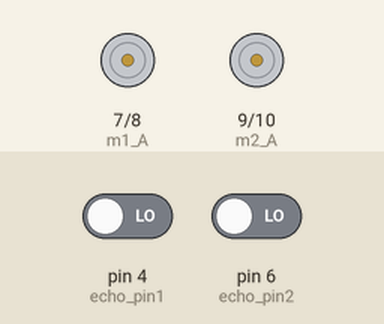
This sketch was run on a simulated Arduino Uno, built with avr-gcc and run on an emulated ATmega328P. Shown: motor-driver pin pairs drawn as motors (green arrow = first pin HIGH = forward, orange = second pin HIGH = backward, longer = more drive, scaled by the enable pin). Inputs (shaded band) come from the test bench; at power-on: pin 4 (echo_pin1) LOW, pin 6 (echo_pin2) LOW.

Above: at 0.1 s.
At 2.6 s:
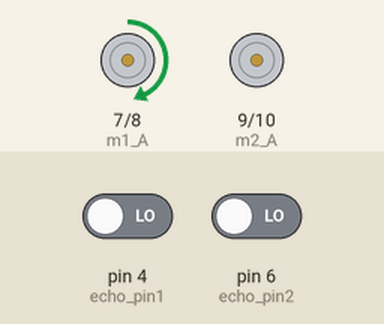
Timing chart, 0 to 4.1 s (numbered marks = the images above):
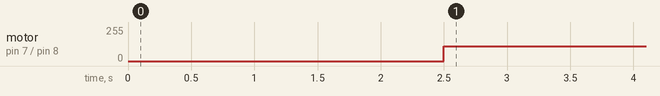

The sketch:

Avoid_Falling.ino
```cpp
int trig_pin1=3;
int echo_pin1=4;

int trig_pin2=5;
int echo_pin2=6;

int m1_A=7;
int m1_B=8;
int m2_A=9;
int m2_B=10;

int m1_En=11;
int m2_En=12;

void setup() {
  // put your setup code here, to run once:
pinMode(trig_pin1,OUTPUT);
pinMode(echo_pin1,INPUT);

pinMode(trig_pin2,OUTPUT);
pinMode(echo_pin2,INPUT);

pinMode(m1_A,OUTPUT);
pinMode(m1_B,OUTPUT);
pinMode(m2_A,OUTPUT);
pinMode(m2_B,OUTPUT);

pinMode(m1_En,OUTPUT);
pinMode(m2_En,OUTPUT);

analogWrite(m1_En,110);
analogWrite(m2_En,110);

}

void loop() {
  // put your main code here, to run repeatedly:
digitalWrite(trig_pin1,HIGH);
digitalWrite(trig_pin2,HIGH);
 delay(500);
digitalWrite(trig_pin1,LOW);
digitalWrite(trig_pin2,LOW);

int duration_1 = pulseIn(echo_pin1,HIGH);
int duration_2 = pulseIn(echo_pin2,HIGH);

int distance_1 = (duration_1 * 0.034) / 2;
int distance_2 = (duration_2 * 0.034) / 2;

if(distance_1 > 5 && distance_2 > 5)
{
Stop();
 //delay(500);

Back();
 //delay(500);

Right();
 //delay(500);

Forward();

}

else if(distance_1 > 5)
{
Stop();
//delay();
Back();
//delay();
Left();
//delay();
Forward();
}
else if(distance_2 > 5)
{
Stop();
//delay();
Back();
//delay();
Right();
//delay();
Forward();
}
else
{
  Forward();
}

//delay(500);

}

void Forward(void)
{
digitalWrite(m1_A,HIGH);
digitalWrite(m1_B,LOW);

digitalWrite(m2_A,HIGH);
digitalWrite(m2_B,LOW);
}

void Stop(void)
{
digitalWrite(m1_A,LOW);
digitalWrite(m1_B,LOW);

digitalWrite(m2_A,LOW);
digitalWrite(m2_B,LOW);
}

void Back(void)
{
digitalWrite(m1_A,LOW);
digitalWrite(m1_B,HIGH);

digitalWrite(m2_A,LOW);
digitalWrite(m2_B,HIGH);
}

void Right(void)
{
digitalWrite(m1_A,HIGH);
digitalWrite(m1_B,LOW);

digitalWrite(m2_A,LOW);
digitalWrite(m2_B,HIGH);
}

void Left(void)
{
digitalWrite(m1_A,LOW);
digitalWrite(m2_A,HIGH);

digitalWrite(m2_A,HIGH);
digitalWrite(m2_B,LOW);
}
```

Measured:
- by itself, motor on pin 7 (m1_A) / pin 8 (m1_B): stopped → forward 110/255 at 2.5 s
